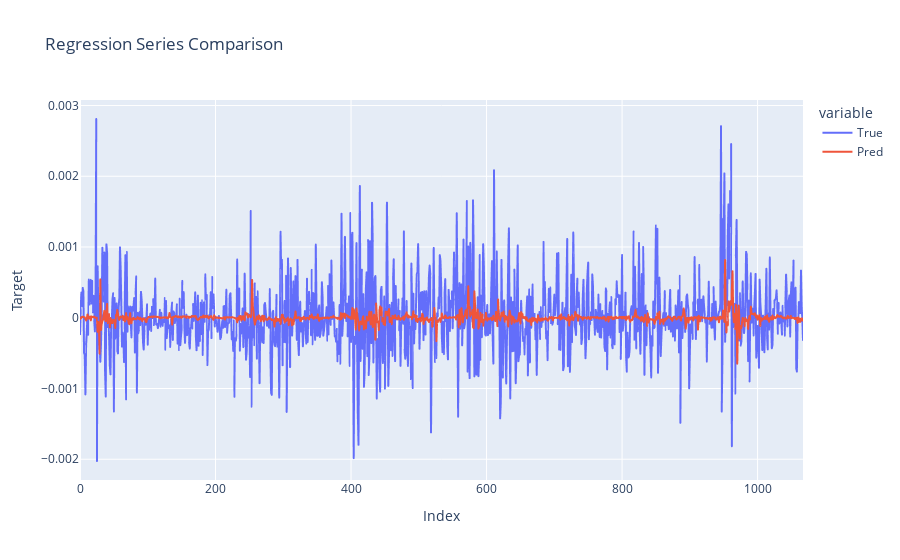

Write notebook code for a chart like this one.
### Code cell
regLGBM_model.save()
y_testـpred = regLGBM_model.predict(x_test_reg)
plot_regression_series(y_test_reg,y_testـpred)

### Figure 1 — Plotly figure (JSON) as saved in the notebook; plotly's stock layout.template omitted (floating-point values rounded to 4 significant figures; data arrays with more than 128 entries replaced by an {"elided": "..."} marker saying what was removed)
{"data": [{"hovertemplate": "variable=True<br>Index=%{x}<br>Target=%{y}<extra></extra>", "legendgroup": "True", "line": {"color": "#636efa", "dash": "solid"}, "marker": {"symbol": "circle"}, "mode": "lines", "name": "True", "showlegend": true, "type": "scattergl", "x": {"elided": "1068 int values"}, "xaxis": "x", "y": {"elided": "1068 float values"}, "yaxis": "y"}, {"hovertemplate": "variable=Pred<br>Index=%{x}<br>Target=%{y}<extra></extra>", "legendgroup": "Pred", "line": {"color": "#EF553B", "dash": "solid"}, "marker": {"symbol": "circle"}, "mode": "lines", "name": "Pred", "showlegend": true, "type": "scattergl", "x": {"elided": "1068 int values"}, "xaxis": "x", "y": {"elided": "1068 float values"}, "yaxis": "y"}], "layout": {"legend": {"title": {"text": "variable"}, "tracegroupgap": 0}, "title": {"text": "Regression Series Comparison"}, "xaxis": {"anchor": "y", "domain": [0, 1], "title": {"text": "Index"}}, "yaxis": {"anchor": "x", "domain": [0, 1], "title": {"text": "Target"}}}}
